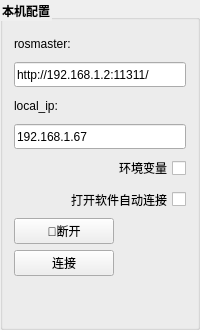
                    <widget class="QGroupBox" name="groupBox">
                     <property name="font">
                      <font>
                       <weight>75</weight>
                       <bold>true</bold>
                      </font>
                     </property>
                     <property name="styleSheet">
                      <string notr="true">QGroupBox::title{
font-size:13px;
front-weight:bold;
}</string>
                     </property>
                     <property name="title">
                      <string>本机配置</string>
                     </property>
                     <layout class="QVBoxLayout" name="verticalLayout_60">
                      <item>
                       <layout class="QVBoxLayout" name="verticalLayout_46">
                        <item>
                         <layout class="QVBoxLayout" name="verticalLayout_43">
                          <item>
                           <widget class="QLabel" name="label_9">
                            <property name="sizePolicy">
                             <sizepolicy hsizetype="Preferred" vsizetype="Expanding">
                              <horstretch>0</horstretch>
                              <verstretch>0</verstretch>
                             </sizepolicy>
                            </property>
                            <property name="minimumSize">
                             <size>
                              <width>0</width>
                              <height>25</height>
                             </size>
                            </property>
                            <property name="text">
                             <string>rosmaster:</string>
                            </property>
                           </widget>
                          </item>
                          <item>
                           <widget class="QLineEdit" name="line_edit_master">
                            <property name="sizePolicy">
                             <sizepolicy hsizetype="Expanding" vsizetype="Expanding">
                              <horstretch>0</horstretch>
                              <verstretch>0</verstretch>
                             </sizepolicy>
                            </property>
                            <property name="minimumSize">
                             <size>
                              <width>0</width>
                              <height>25</height>
                             </size>
                            </property>
                            <property name="text">
                             <string>http://192.168.1.2:11311/</string>
                            </property>
                           </widget>
                          </item>
                         </layout>
                        </item>
                        <item>
                         <layout class="QVBoxLayout" name="verticalLayout">
                          <item>
                           <widget class="QLabel" name="label_19">
                            <property name="sizePolicy">
                             <sizepolicy hsizetype="Preferred" vsizetype="Expanding">
                              <horstretch>0</horstretch>
                              <verstretch>0</verstretch>
                             </sizepolicy>
                            </property>
                            <property name="minimumSize">
                             <size>
                              <width>0</width>
                              <height>25</height>
                             </size>
                            </property>
                            <property name="text">
                             <string>local_ip: </string>
                            </property>
                           </widget>
                          </item>
                          <item>
                           <widget class="QLineEdit" name="line_edit_host">
                            <property name="sizePolicy">
                             <sizepolicy hsizetype="Expanding" vsizetype="Expanding">
                              <horstretch>0</horstretch>
                              <verstretch>0</verstretch>
                             </sizepolicy>
                            </property>
                            <property name="minimumSize">
                             <size>
                              <width>0</width>
                              <height>25</height>
                             </size>
                            </property>
                            <property name="text">
                             <string>192.168.1.67</string>
                            </property>
                           </widget>
                          </item>
                         </layout>
                        </item>
                        <item>
                         <widget class="QCheckBox" name="checkbox_use_environment">
                          <property name="minimumSize">
                           <size>
                            <width>0</width>
                            <height>26</height>
                           </size>
                          </property>
                          <property name="layoutDirection">
                           <enum>Qt::RightToLeft</enum>
                          </property>
                          <property name="text">
                           <string>环境变量</string>
                          </property>
                         </widget>
                        </item>
                        <item>
                         <widget class="QCheckBox" name="checkbox_remember_settings">
                          <property name="minimumSize">
                           <size>
                            <width>0</width>
                            <height>25</height>
                           </size>
                          </property>
                          <property name="layoutDirection">
                           <enum>Qt::RightToLeft</enum>
                          </property>
                          <property name="text">
                           <string>打开软件自动连接</string>
                          </property>
                         </widget>
                        </item>
                        <item>
                         <widget class="QPushButton" name="pushButton">
                          <property name="sizePolicy">
                           <sizepolicy hsizetype="Minimum" vsizetype="Expanding">
                            <horstretch>0</horstretch>
                            <verstretch>0</verstretch>
                           </sizepolicy>
                          </property>
                          <property name="minimumSize">
                           <size>
                            <width>0</width>
                            <height>0</height>
                           </size>
                          </property>
                          <property name="maximumSize">
                           <size>
                            <width>100</width>
                            <height>16777215</height>
                           </size>
                          </property>
                          <property name="text">
                           <string>🔗断开</string>
                          </property>
                         </widget>
                        </item>
                        <item>
                         <widget class="QPushButton" name="button_connect">
                          <property name="enabled">
                           <bool>true</bool>
                          </property>
                          <property name="sizePolicy">
                           <sizepolicy hsizetype="MinimumExpanding" vsizetype="Expanding">
                            <horstretch>0</horstretch>
                            <verstretch>0</verstretch>
                           </sizepolicy>
                          </property>
                          <property name="minimumSize">
                           <size>
                            <width>100</width>
                            <height>0</height>
                           </size>
                          </property>
                          <property name="maximumSize">
                           <size>
                            <width>100</width>
                            <height>16777215</height>
                           </size>
                          </property>
                          <property name="toolTip">
                           <string>Set the target to the current joint trajectory state.</string>
                          </property>
                          <property name="statusTip">
                           <string>Clear all waypoints and set the target to the current joint trajectory state.</string>
                          </property>
                          <property name="text">
                           <string>连接</string>
                          </property>
                          <property name="icon">
                           <iconset resource="../resources/images.qrc">
                            <normaloff>:/images/line.png</normaloff>:/images/line.png</iconset>
                          </property>
                         </widget>
                        </item>
                        <item>
                         <spacer name="verticalSpacer_18">
                          <property name="orientation">
                           <enum>Qt::Vertical</enum>
                          </property>
                          <property name="sizeHint" stdset="0">
                           <size>
                            <width>20</width>
                            <height>40</height>
                           </size>
                          </property>
                         </spacer>
                        </item>
                       </layout>
                      </item>
                     </layout>
                    </widget>
